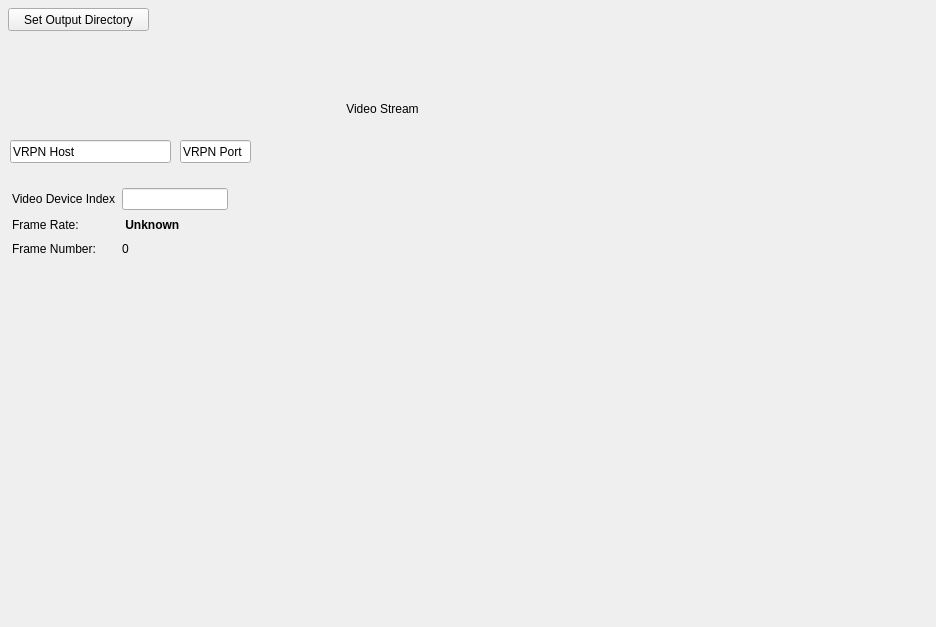
<?xml version="1.0" encoding="UTF-8"?>
<ui version="4.0">
 <class>Live_window</class>
 <widget class="QDialog" name="Live_window">
  <property name="geometry">
   <rect>
    <x>0</x>
    <y>0</y>
    <width>936</width>
    <height>627</height>
   </rect>
  </property>
  <property name="windowTitle">
   <string>Live Window</string>
  </property>
  <widget class="QLabel" name="video_feed_label">
   <property name="geometry">
    <rect>
     <x>260</x>
     <y>40</y>
     <width>245</width>
     <height>137</height>
    </rect>
   </property>
   <property name="autoFillBackground">
    <bool>false</bool>
   </property>
   <property name="styleSheet">
    <string notr="true">background-color: transparent;</string>
   </property>
   <property name="text">
    <string>Video Stream</string>
   </property>
   <property name="alignment">
    <set>Qt::AlignCenter</set>
   </property>
  </widget>
  <widget class="QPushButton" name="start_experiment_button">
   <property name="geometry">
    <rect>
     <x>10</x>
     <y>40</y>
     <width>91</width>
     <height>81</height>
    </rect>
   </property>
   <property name="styleSheet">
    <string notr="true">font-weight: bold;
font-size: 24px;
border-radius: 25px;</string>
   </property>
   <property name="text">
    <string/>
   </property>
  </widget>
  <widget class="QPushButton" name="stop_experiment_button">
   <property name="geometry">
    <rect>
     <x>110</x>
     <y>40</y>
     <width>91</width>
     <height>81</height>
    </rect>
   </property>
   <property name="styleSheet">
    <string notr="true">background: transparent;
border-color: transparent;
border-radius: 50%;
font-weight: bold;
font-size: 24px;</string>
   </property>
   <property name="text">
    <string/>
   </property>
  </widget>
  <widget class="QLineEdit" name="vrpn_host_edit">
   <property name="geometry">
    <rect>
     <x>10</x>
     <y>140</y>
     <width>161</width>
     <height>23</height>
    </rect>
   </property>
   <property name="text">
    <string>VRPN Host</string>
   </property>
  </widget>
  <widget class="QLineEdit" name="vrpn_port_edit">
   <property name="geometry">
    <rect>
     <x>180</x>
     <y>140</y>
     <width>71</width>
     <height>23</height>
    </rect>
   </property>
   <property name="text">
    <string>VRPN Port</string>
   </property>
  </widget>
  <widget class="QPushButton" name="set_output_dir_button">
   <property name="geometry">
    <rect>
     <x>8</x>
     <y>8</y>
     <width>141</width>
     <height>23</height>
    </rect>
   </property>
   <property name="text">
    <string>Set Output Directory</string>
   </property>
  </widget>
  <widget class="QWidget" name="">
   <property name="geometry">
    <rect>
     <x>12</x>
     <y>188</y>
     <width>216</width>
     <height>70</height>
    </rect>
   </property>
   <layout class="QGridLayout" name="camera_settings_grid">
    <item row="0" column="0">
     <widget class="QLabel" name="video_device_index_label">
      <property name="text">
       <string>Video Device Index</string>
      </property>
     </widget>
    </item>
    <item row="0" column="1">
     <widget class="QLineEdit" name="video_device_index_edit"/>
    </item>
    <item row="1" column="0">
     <widget class="QLabel" name="frame_rate_label">
      <property name="text">
       <string>Frame Rate:</string>
      </property>
     </widget>
    </item>
    <item row="1" column="1">
     <widget class="QLabel" name="frame_rate_value_label">
      <property name="styleSheet">
       <string notr="true">font-weight: bold;</string>
      </property>
      <property name="text">
       <string> Unknown</string>
      </property>
     </widget>
    </item>
    <item row="2" column="0">
     <widget class="QLabel" name="frame_num_label">
      <property name="text">
       <string>Frame Number:</string>
      </property>
     </widget>
    </item>
    <item row="2" column="1">
     <widget class="QLabel" name="frame_num_value_label">
      <property name="styleSheet">
       <string notr="true">text-align: right;</string>
      </property>
      <property name="text">
       <string>0</string>
      </property>
     </widget>
    </item>
   </layout>
  </widget>
 </widget>
 <resources/>
 <connections/>
</ui>
